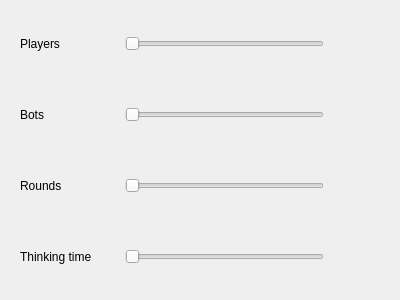
<?xml version="1.0" encoding="UTF-8"?>
<ui version="4.0">
 <class>Server_Creating</class>
 <widget class="QWidget" name="Server_Creating">
  <property name="geometry">
   <rect>
    <x>0</x>
    <y>0</y>
    <width>400</width>
    <height>300</height>
   </rect>
  </property>
  <property name="windowTitle">
   <string>Form</string>
  </property>
  <layout class="QGridLayout" name="gridLayout">
   <item row="0" column="0">
    <layout class="QVBoxLayout" name="verticalLayout">
     <item>
      <widget class="QWidget" name="players_constr_layout" native="true">
       <layout class="QHBoxLayout" name="horizontalLayout">
        <item>
         <widget class="QLabel" name="players_label">
          <property name="sizePolicy">
           <sizepolicy hsizetype="Preferred" vsizetype="Preferred">
            <horstretch>2</horstretch>
            <verstretch>0</verstretch>
           </sizepolicy>
          </property>
          <property name="text">
           <string>Players</string>
          </property>
         </widget>
        </item>
        <item>
         <widget class="QSlider" name="players_slider">
          <property name="sizePolicy">
           <sizepolicy hsizetype="Expanding" vsizetype="Fixed">
            <horstretch>4</horstretch>
            <verstretch>0</verstretch>
           </sizepolicy>
          </property>
          <property name="minimumSize">
           <size>
            <width>60</width>
            <height>0</height>
           </size>
          </property>
          <property name="minimum">
           <number>1</number>
          </property>
          <property name="maximum">
           <number>10</number>
          </property>
          <property name="orientation">
           <enum>Qt::Horizontal</enum>
          </property>
          <property name="tickPosition">
           <enum>QSlider::NoTicks</enum>
          </property>
          <property name="tickInterval">
           <number>1</number>
          </property>
         </widget>
        </item>
        <item alignment="Qt::AlignRight">
         <widget class="QLabel" name="players_num_label">
          <property name="sizePolicy">
           <sizepolicy hsizetype="Preferred" vsizetype="Preferred">
            <horstretch>1</horstretch>
            <verstretch>0</verstretch>
           </sizepolicy>
          </property>
          <property name="text">
           <string/>
          </property>
         </widget>
        </item>
       </layout>
      </widget>
     </item>
     <item>
      <widget class="QWidget" name="bots_constr_layout" native="true">
       <layout class="QHBoxLayout" name="horizontalLayout_2">
        <item>
         <widget class="QLabel" name="bots_label">
          <property name="sizePolicy">
           <sizepolicy hsizetype="Preferred" vsizetype="Preferred">
            <horstretch>2</horstretch>
            <verstretch>0</verstretch>
           </sizepolicy>
          </property>
          <property name="text">
           <string>Bots</string>
          </property>
         </widget>
        </item>
        <item>
         <widget class="QSlider" name="bots_slider">
          <property name="sizePolicy">
           <sizepolicy hsizetype="Expanding" vsizetype="Fixed">
            <horstretch>4</horstretch>
            <verstretch>0</verstretch>
           </sizepolicy>
          </property>
          <property name="minimumSize">
           <size>
            <width>60</width>
            <height>0</height>
           </size>
          </property>
          <property name="minimum">
           <number>0</number>
          </property>
          <property name="maximum">
           <number>4</number>
          </property>
          <property name="sliderPosition">
           <number>0</number>
          </property>
          <property name="orientation">
           <enum>Qt::Horizontal</enum>
          </property>
          <property name="tickPosition">
           <enum>QSlider::NoTicks</enum>
          </property>
          <property name="tickInterval">
           <number>1</number>
          </property>
         </widget>
        </item>
        <item alignment="Qt::AlignRight">
         <widget class="QLabel" name="bots_num_label">
          <property name="sizePolicy">
           <sizepolicy hsizetype="Preferred" vsizetype="Preferred">
            <horstretch>1</horstretch>
            <verstretch>0</verstretch>
           </sizepolicy>
          </property>
          <property name="text">
           <string/>
          </property>
         </widget>
        </item>
       </layout>
      </widget>
     </item>
     <item>
      <widget class="QWidget" name="rounds_constr_layout" native="true">
       <layout class="QHBoxLayout" name="horizontalLayout_3">
        <item>
         <widget class="QLabel" name="rounds_label">
          <property name="sizePolicy">
           <sizepolicy hsizetype="Preferred" vsizetype="Preferred">
            <horstretch>2</horstretch>
            <verstretch>0</verstretch>
           </sizepolicy>
          </property>
          <property name="text">
           <string>Rounds</string>
          </property>
         </widget>
        </item>
        <item>
         <widget class="QSlider" name="rounds_slider">
          <property name="sizePolicy">
           <sizepolicy hsizetype="Expanding" vsizetype="Fixed">
            <horstretch>4</horstretch>
            <verstretch>0</verstretch>
           </sizepolicy>
          </property>
          <property name="minimumSize">
           <size>
            <width>100</width>
            <height>25</height>
           </size>
          </property>
          <property name="minimum">
           <number>20</number>
          </property>
          <property name="maximum">
           <number>120</number>
          </property>
          <property name="singleStep">
           <number>10</number>
          </property>
          <property name="pageStep">
           <number>10</number>
          </property>
          <property name="sliderPosition">
           <number>20</number>
          </property>
          <property name="orientation">
           <enum>Qt::Horizontal</enum>
          </property>
          <property name="tickPosition">
           <enum>QSlider::NoTicks</enum>
          </property>
          <property name="tickInterval">
           <number>10</number>
          </property>
         </widget>
        </item>
        <item alignment="Qt::AlignRight">
         <widget class="QLabel" name="rounds_num_label">
          <property name="sizePolicy">
           <sizepolicy hsizetype="Preferred" vsizetype="Preferred">
            <horstretch>1</horstretch>
            <verstretch>0</verstretch>
           </sizepolicy>
          </property>
          <property name="text">
           <string/>
          </property>
         </widget>
        </item>
       </layout>
      </widget>
     </item>
     <item>
      <widget class="QWidget" name="thinking_t_constr_layout" native="true">
       <layout class="QHBoxLayout" name="horizontalLayout_4">
        <item>
         <widget class="QLabel" name="thinking_t_label">
          <property name="sizePolicy">
           <sizepolicy hsizetype="Preferred" vsizetype="Preferred">
            <horstretch>2</horstretch>
            <verstretch>0</verstretch>
           </sizepolicy>
          </property>
          <property name="minimumSize">
           <size>
            <width>0</width>
            <height>0</height>
           </size>
          </property>
          <property name="text">
           <string>Thinking time</string>
          </property>
         </widget>
        </item>
        <item>
         <widget class="QSlider" name="thinking_t_slider">
          <property name="sizePolicy">
           <sizepolicy hsizetype="Expanding" vsizetype="Fixed">
            <horstretch>4</horstretch>
            <verstretch>0</verstretch>
           </sizepolicy>
          </property>
          <property name="minimumSize">
           <size>
            <width>100</width>
            <height>25</height>
           </size>
          </property>
          <property name="minimum">
           <number>20</number>
          </property>
          <property name="maximum">
           <number>120</number>
          </property>
          <property name="singleStep">
           <number>10</number>
          </property>
          <property name="pageStep">
           <number>10</number>
          </property>
          <property name="sliderPosition">
           <number>20</number>
          </property>
          <property name="orientation">
           <enum>Qt::Horizontal</enum>
          </property>
          <property name="tickPosition">
           <enum>QSlider::NoTicks</enum>
          </property>
          <property name="tickInterval">
           <number>10</number>
          </property>
         </widget>
        </item>
        <item alignment="Qt::AlignRight">
         <widget class="QLabel" name="thinking_t_num_label">
          <property name="sizePolicy">
           <sizepolicy hsizetype="Preferred" vsizetype="Preferred">
            <horstretch>1</horstretch>
            <verstretch>0</verstretch>
           </sizepolicy>
          </property>
          <property name="minimumSize">
           <size>
            <width>0</width>
            <height>0</height>
           </size>
          </property>
          <property name="text">
           <string/>
          </property>
         </widget>
        </item>
       </layout>
      </widget>
     </item>
    </layout>
   </item>
  </layout>
 </widget>
 <resources/>
 <connections/>
</ui>
